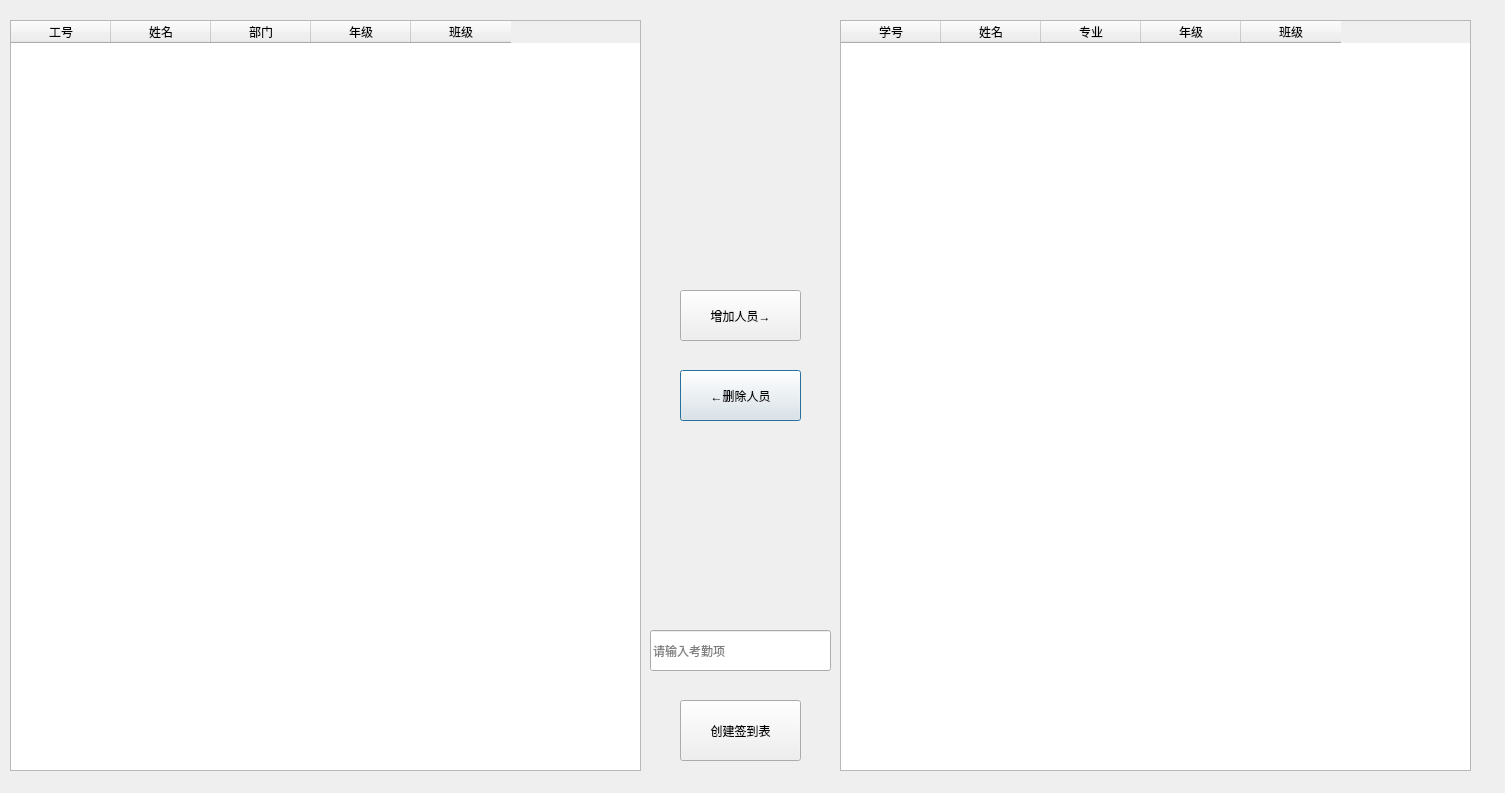
<?xml version="1.0" encoding="UTF-8"?>
<ui version="4.0">
 <class>CreateClass</class>
 <widget class="QDialog" name="CreateClass">
  <property name="geometry">
   <rect>
    <x>0</x>
    <y>0</y>
    <width>1505</width>
    <height>793</height>
   </rect>
  </property>
  <property name="windowTitle">
   <string>创建班级</string>
  </property>
  <widget class="QPushButton" name="DelpushButton">
   <property name="geometry">
    <rect>
     <x>680</x>
     <y>370</y>
     <width>121</width>
     <height>51</height>
    </rect>
   </property>
   <property name="text">
    <string>←删除人员</string>
   </property>
  </widget>
  <widget class="QTableWidget" name="AllStuTable">
   <property name="geometry">
    <rect>
     <x>10</x>
     <y>20</y>
     <width>631</width>
     <height>751</height>
    </rect>
   </property>
   <property name="selectionBehavior">
    <enum>QAbstractItemView::SelectRows</enum>
   </property>
   <property name="sortingEnabled">
    <bool>true</bool>
   </property>
   <attribute name="horizontalHeaderCascadingSectionResizes">
    <bool>false</bool>
   </attribute>
   <attribute name="horizontalHeaderStretchLastSection">
    <bool>false</bool>
   </attribute>
   <attribute name="verticalHeaderCascadingSectionResizes">
    <bool>true</bool>
   </attribute>
   <column>
    <property name="text">
     <string>工号</string>
    </property>
   </column>
   <column>
    <property name="text">
     <string>姓名</string>
    </property>
   </column>
   <column>
    <property name="text">
     <string>部门</string>
    </property>
   </column>
   <column>
    <property name="text">
     <string>年级</string>
    </property>
   </column>
   <column>
    <property name="text">
     <string>班级</string>
    </property>
   </column>
  </widget>
  <widget class="QTableWidget" name="AddStuTable">
   <property name="geometry">
    <rect>
     <x>840</x>
     <y>20</y>
     <width>631</width>
     <height>751</height>
    </rect>
   </property>
   <property name="selectionBehavior">
    <enum>QAbstractItemView::SelectRows</enum>
   </property>
   <property name="sortingEnabled">
    <bool>true</bool>
   </property>
   <attribute name="horizontalHeaderCascadingSectionResizes">
    <bool>false</bool>
   </attribute>
   <attribute name="horizontalHeaderStretchLastSection">
    <bool>false</bool>
   </attribute>
   <attribute name="verticalHeaderCascadingSectionResizes">
    <bool>true</bool>
   </attribute>
   <column>
    <property name="text">
     <string>学号</string>
    </property>
   </column>
   <column>
    <property name="text">
     <string>姓名</string>
    </property>
   </column>
   <column>
    <property name="text">
     <string>专业</string>
    </property>
   </column>
   <column>
    <property name="text">
     <string>年级</string>
    </property>
   </column>
   <column>
    <property name="text">
     <string>班级</string>
    </property>
   </column>
  </widget>
  <widget class="QPushButton" name="AddpushButton">
   <property name="geometry">
    <rect>
     <x>680</x>
     <y>290</y>
     <width>121</width>
     <height>51</height>
    </rect>
   </property>
   <property name="text">
    <string>增加人员→</string>
   </property>
  </widget>
  <widget class="QPushButton" name="CreatepushButton">
   <property name="geometry">
    <rect>
     <x>680</x>
     <y>700</y>
     <width>121</width>
     <height>61</height>
    </rect>
   </property>
   <property name="text">
    <string>创建签到表</string>
   </property>
  </widget>
  <widget class="QLineEdit" name="ClassNameLineEdit">
   <property name="geometry">
    <rect>
     <x>650</x>
     <y>630</y>
     <width>181</width>
     <height>41</height>
    </rect>
   </property>
   <property name="toolTip">
    <string/>
   </property>
   <property name="placeholderText">
    <string>请输入考勤项</string>
   </property>
   <property name="clearButtonEnabled">
    <bool>true</bool>
   </property>
  </widget>
 </widget>
 <resources/>
 <connections/>
</ui>
